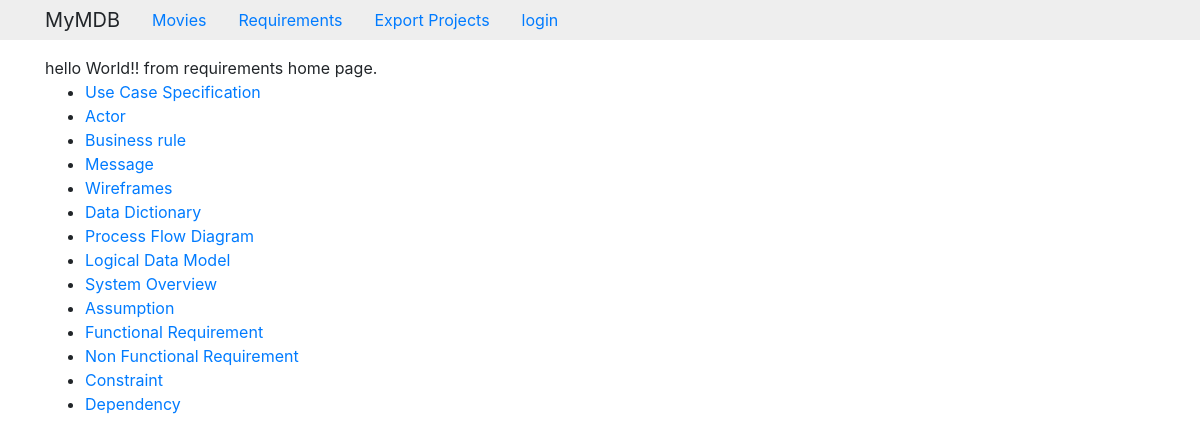
/requirements/, run on the app's committed database.
### requirements/models.py (models this page shows, shortened)
class ArtifactType(models.Model):
    name = models.CharField(max_length=200)

### requirements/views.py (the view)
# urls.py: path('',views.home,name="home"),
def home(request):
    artifactTypes = ArtifactType.objects.all()
    context = { 'message':"hello World!! from requirements home page.",
                'artifactTypes':artifactTypes
    }
    return render(request, template_name="requirements/home.html", context=context)

### requirements/templates/requirements/home.html
{% extends 'base.html' %}
{% block main%}
    {{message}}
{% if artifactTypes %}
    <ul>
    {% for artifacttype in artifactTypes %}
        <li><a href="{%  url 'requirements:artifact-list' artifacttype.id %}">{{ artifacttype.name }}</a> </li>
    {% endfor %}
    </ul>
{% else %}
    <p>No Artifacts are available.</p>
{% endif %}
{% endblock%}

### data on the page
ArtifactType: name "Use Case Specification"
ArtifactType: name "Actor"
ArtifactType: name "Business rule"
ArtifactType: name "Message"
ArtifactType: name "Wireframes"
ArtifactType: name "Data Dictionary"
ArtifactType: name "Process Flow Diagram"
ArtifactType: name "Logical Data Model"
ArtifactType: name "System Overview"
ArtifactType: name "Assumption"
ArtifactType: name "Functional Requirement"
ArtifactType: name "Non Functional Requirement"
ArtifactType: name "Constraint"
ArtifactType: name "Dependency"

### other printed values
{{ message }} "hello World!! from requirements home page."
